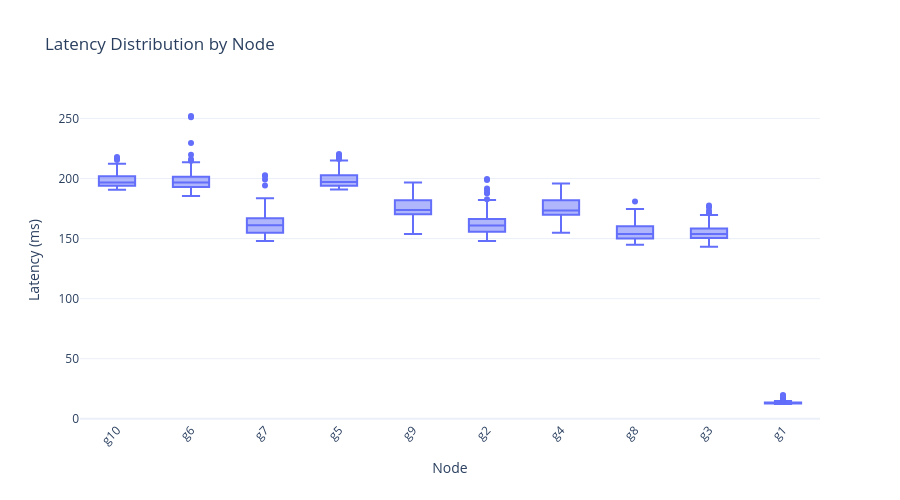

The notebook cell this image was saved under:
### Code cell
# Create box plot by node to see distribution across nodes
fig_box = px.box(
    df, 
    x='node', 
    y='latency_ms',
    title='Latency Distribution by Node',
    labels={'latency_ms': 'Latency (ms)', 'node': 'Node'},
    height=500
)

fig_box.update_layout(
    template="plotly_white",
    xaxis_tickangle=-45
)

fig_box.show()

### Figure 1 — Plotly figure (JSON) as saved in the notebook; plotly's stock layout.template omitted (floating-point values rounded to 4 significant figures; data arrays with more than 128 entries replaced by an {"elided": "..."} marker saying what was removed)
{"data": [{"alignmentgroup": "True", "hovertemplate": "Node=%{x}<br>Latency (ms)=%{y}<extra></extra>", "legendgroup": "", "marker": {"color": "#636efa"}, "name": "", "notched": false, "offsetgroup": "", "orientation": "v", "showlegend": false, "type": "box", "x": {"elided": "1880 str values"}, "x0": " ", "xaxis": "x", "y": {"elided": "1880 float values"}, "y0": " ", "yaxis": "y"}], "layout": {"boxmode": "group", "height": 500, "legend": {"tracegroupgap": 0}, "title": {"text": "Latency Distribution by Node"}, "xaxis": {"anchor": "y", "domain": [0, 1], "tickangle": -45, "title": {"text": "Node"}}, "yaxis": {"anchor": "x", "domain": [0, 1], "title": {"text": "Latency (ms)"}}}}
